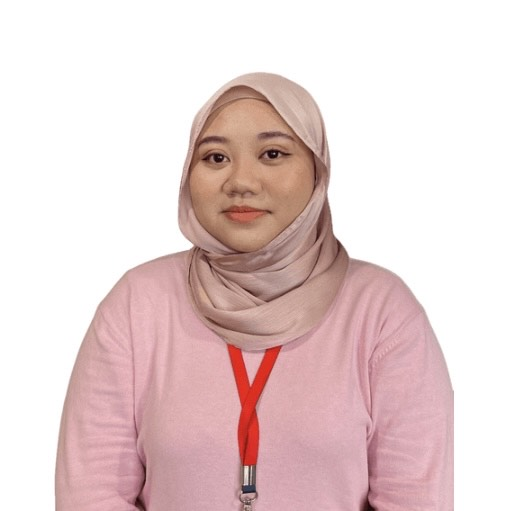
#> input picture blurry/zira.jpeg, 511 x 511 px
$ python blurry.py
#> lines starting #> are read from the running program, lines starting #| are printed output that depends on the picture

# Importing the libraries
import cv2
import numpy as np

# Reading the image from the disk using cv2.imread() function
img_input = cv2.imread('zira.jpeg')
#> img_input is the input picture: shape (511, 511, 3); mean B, G, R 210.1, 210.5, 231

# Apply kernel for sharpening
sharp_kernel = np.array([[0, -1, 0],
                    [-1, 5, -1],
                    [0, -1, 0]])

# Sharpeneded image is obtained using the variable sharp_img
# cv2.fliter2D() is the function used
# src is the source of image(here, img)
# ddepth is destination depth. -1 will mean output image will have same depth as input image
# kernel is used for specifying the kernel operation (here, sharp_kernel)

img_sharp = cv2.filter2D(src=img_input, ddepth=-1, kernel=sharp_kernel)
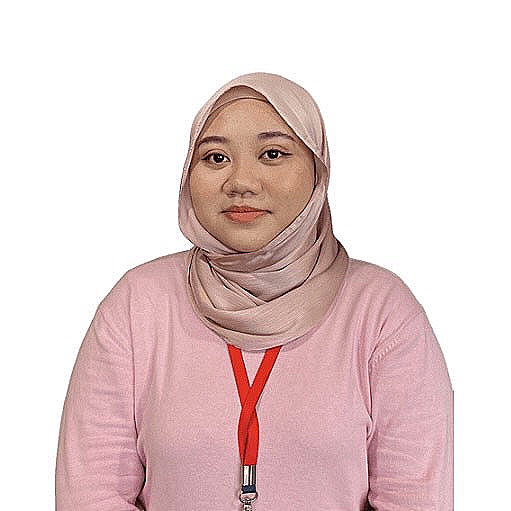
#> img_sharp: shape (511, 511, 3); mean B, G, R 210, 210.4, 230.8

# display both picture before and after
cv2.imwrite('After.jpg',img_sharp)

cv2.imshow('Before', img_input)
cv2.imshow('After - Image Sharpened', img_sharp)
cv2.waitKey(0)
